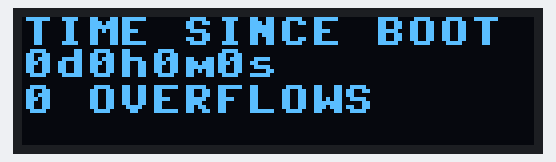
The program below on a simulated MicroPython board. Parts: 128×32 one-colour display. The clock reads 2024-03-15 10:24:30 at power-on unless the program sets it.

Above: at 0.1 s.
At 5.1 s:
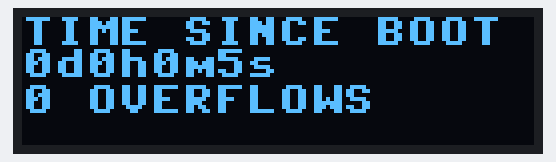
At 11.2 s:
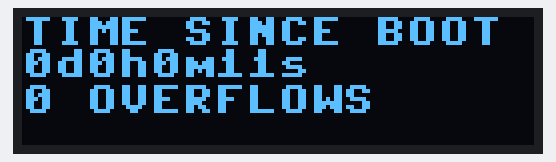
At 19.3 s:
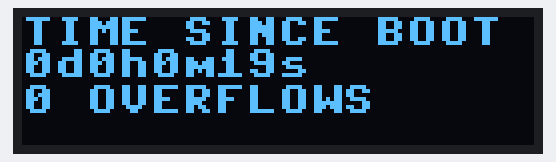
At 28.4 s:
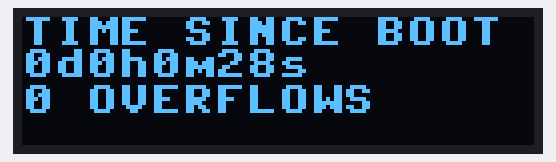
At 38.6 s:
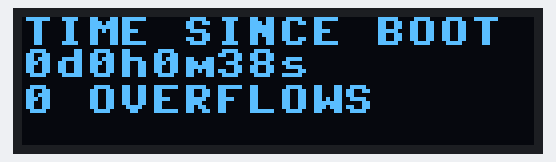

Measured:
- what the display in image 1 shows lasts 1.0 s, from 5.1 s to 6.1 s

The program:

main.py
```python
from machine import Pin, I2C
import ssd1306
import time

def timestring(t):
    return str(t[2]-1) + "d" + str(t[3]) + "h" + str(t[4]) + "m" + str(t[5]) + "s"

boot_time = time.time()

previous_diff = 0 # this is for detecting overflows
overflows = 0

# using default address 0x3C
i2c = I2C(id=0, sda=Pin(4), scl=Pin(5))
display = ssd1306.SSD1306_I2C(128, 32, i2c)


while(True):
    display.fill(0)
    display.text("TIME SINCE BOOT", 0, 0, 1)
    diff = time.time() - boot_time
    difftuple = time.localtime(diff)
    display.text(timestring(difftuple), 0, 8, 1)
    display.text(str(overflows) + " OVERFLOWS", 0, 17, 1)
    display.show()
    time.sleep(1)
    if(diff < previous_diff):
        overflows = overflows + 1
    previous_diff = diff
```
